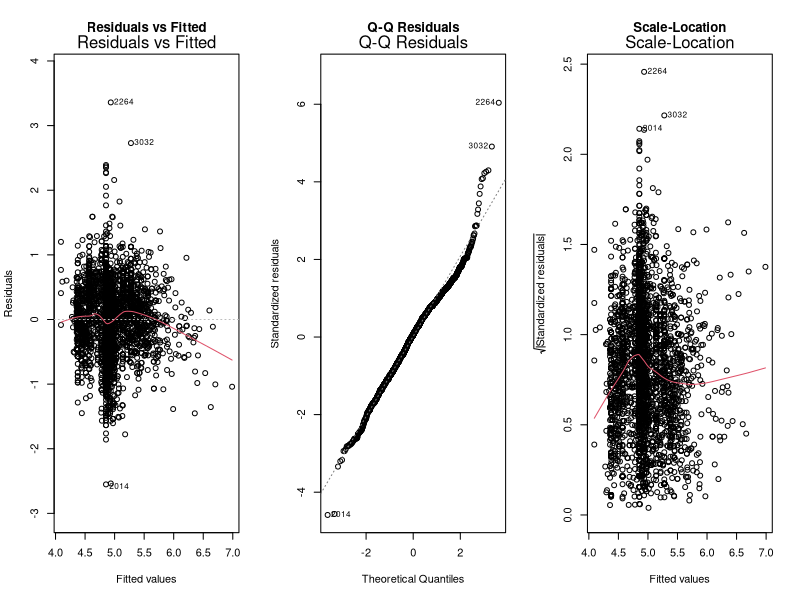
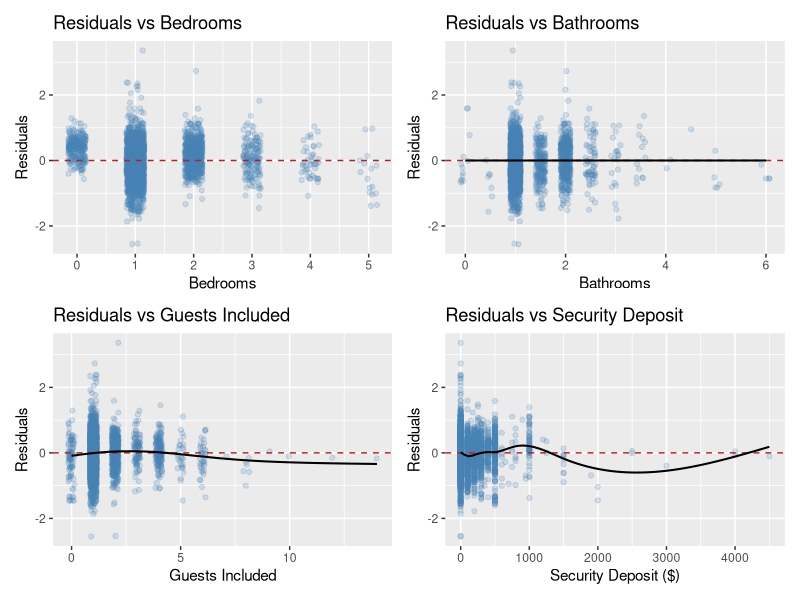
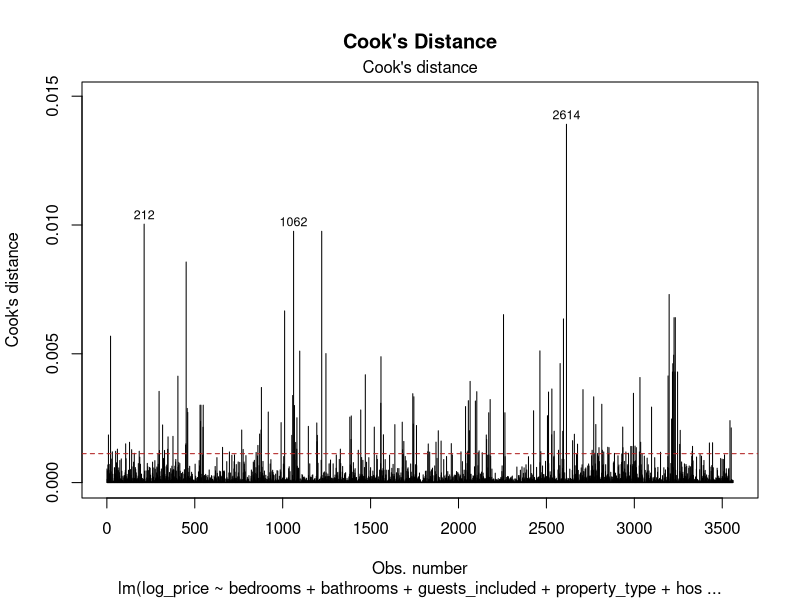
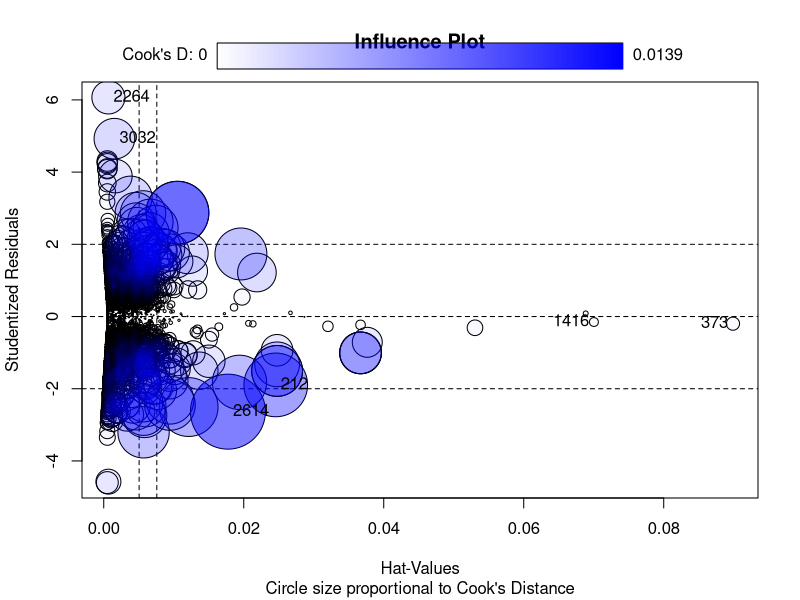

Write R code to recreate these figures, in order.
# =============================================================================
# 04_diagnostics.R
# Purpose: Full residual diagnostics and influential point analysis
#          for the primary model
# Input:   data/cleaned/listings_cleaned.csv
# Depends: Run 03_primary_model.R first to have model_primary in environment,
#          OR source it here:
# =============================================================================

library(dplyr)
library(readr)
library(ggplot2)
library(car)       # for influencePlot(), vif()
library(patchwork)

df <- read_csv("data/cleaned/listings_cleaned.csv") %>%
  mutate(
    property_type     = factor(property_type,
                               levels = c("Apartment", "Condominium",
                                          "House", "Other")),
    host_is_superhost = factor(ifelse(host_is_superhost == TRUE, "t", "f"), levels = c("f", "t"))
  )

# Re-fit primary model
model_primary <- lm(
  log_price ~ bedrooms + bathrooms + guests_included +
    property_type + host_is_superhost + security_deposit,
  data = df
)

# -----------------------------------------------------------------------------
# 1. Standard residual plots (matches proposal figures)
# -----------------------------------------------------------------------------
par(mfrow = c(1, 3))
plot(model_primary, which = 1, main = "Residuals vs Fitted")   # linearity
plot(model_primary, which = 2, main = "Q-Q Residuals")          # normality
plot(model_primary, which = 3, main = "Scale-Location")         # homoscedasticity
par(mfrow = c(1, 1))

# -----------------------------------------------------------------------------
# 2. Residuals vs each predictor (check linearity per predictor)
# -----------------------------------------------------------------------------
df_diag <- df %>%
  mutate(
    residuals = residuals(model_primary),
    fitted    = fitted(model_primary)
  )

p_bed <- ggplot(df_diag, aes(x = bedrooms, y = residuals)) +
  geom_jitter(alpha = 0.2, width = 0.15, colour = "steelblue") +
  geom_hline(yintercept = 0, colour = "firebrick", linetype = "dashed") +
  geom_smooth(se = FALSE, colour = "black", linewidth = 0.7) +
  labs(title = "Residuals vs Bedrooms", x = "Bedrooms", y = "Residuals")

p_bath <- ggplot(df_diag, aes(x = bathrooms, y = residuals)) +
  geom_jitter(alpha = 0.2, width = 0.1, colour = "steelblue") +
  geom_hline(yintercept = 0, colour = "firebrick", linetype = "dashed") +
  geom_smooth(se = FALSE, colour = "black", linewidth = 0.7) +
  labs(title = "Residuals vs Bathrooms", x = "Bathrooms", y = "Residuals")

p_guests <- ggplot(df_diag, aes(x = guests_included, y = residuals)) +
  geom_jitter(alpha = 0.2, width = 0.15, colour = "steelblue") +
  geom_hline(yintercept = 0, colour = "firebrick", linetype = "dashed") +
  geom_smooth(se = FALSE, colour = "black", linewidth = 0.7) +
  labs(title = "Residuals vs Guests Included",
       x = "Guests Included", y = "Residuals")

p_dep <- ggplot(df_diag, aes(x = security_deposit, y = residuals)) +
  geom_point(alpha = 0.2, colour = "steelblue") +
  geom_hline(yintercept = 0, colour = "firebrick", linetype = "dashed") +
  geom_smooth(se = FALSE, colour = "black", linewidth = 0.7) +
  labs(title = "Residuals vs Security Deposit",
       x = "Security Deposit ($)", y = "Residuals")

(p_bed + p_bath) / (p_guests + p_dep)

# -----------------------------------------------------------------------------
# 3. Cook's Distance — identify influential points
# -----------------------------------------------------------------------------
cooks_d    <- cooks.distance(model_primary)
threshold  <- 4 / nrow(df)   # common rule of thumb: 4/n

cat("=== Cook's Distance Analysis ===\n")
cat("Threshold (4/n):", round(threshold, 5), "\n")
cat("Observations above threshold:", sum(cooks_d > threshold), "\n\n")

# Top 10 most influential
top_influential <- sort(cooks_d, decreasing = TRUE)[1:10]
cat("Top 10 influential observations:\n")
print(round(top_influential, 5))

# Cook's Distance plot
par(mfrow = c(1, 1))
plot(model_primary, which = 4, main = "Cook's Distance")
abline(h = threshold, col = "firebrick", lty = 2)

# -----------------------------------------------------------------------------
# 4. Leverage and studentized residuals
# -----------------------------------------------------------------------------
leverage  <- hatvalues(model_primary)
stud_res  <- rstudent(model_primary)
# Lecture 8: threshold is 2(p+1)/n where p+1 = number of parameters
# including intercept. ncol(model.matrix()) gives p+1 directly.
p_plus_1  <- ncol(model.matrix(model_primary))  # p+1 (includes intercept)
n          <- nrow(df)
lev_thresh <- 2 * p_plus_1 / n   # Hoaglin & Welsch (1978): 2(p+1)/n

cat("\n=== Leverage Analysis ===\n")
cat("High leverage threshold 2(p+1)/n:", round(lev_thresh, 4), "\n")
cat("  where p+1 =", p_plus_1, "and n =", n, "\n")
cat("High leverage observations:", sum(leverage > lev_thresh), "\n")

# Flag the three observations from proposal residual plots
flagged_obs <- c(2286, 3056, 2034)
cat("\n--- Flagged observations from proposal ---\n")
for (obs in flagged_obs) {
  # Find row by original index in df
  cat(sprintf("Obs %d: Cook's D = %.5f | Leverage = %.5f | Stud. Res = %.3f\n",
              obs,
              cooks_d[obs],
              leverage[obs],
              stud_res[obs]))
}

# -----------------------------------------------------------------------------
# 5. Influence plot (leverage vs studentized residuals, bubble = Cook's D)
# -----------------------------------------------------------------------------
influencePlot(model_primary,
              main = "Influence Plot",
              sub  = "Circle size proportional to Cook's Distance")

# -----------------------------------------------------------------------------
# 6. Multicollinearity — Variance Inflation Factors
# -----------------------------------------------------------------------------
cat("\n=== Variance Inflation Factors ===\n")
vif_vals <- vif(model_primary)
print(round(vif_vals, 3))

# Rule of thumb: VIF > 5 is concerning, > 10 is severe
cat("\nVIF > 5 (concerning):", names(vif_vals[vif_vals > 5]), "\n")
